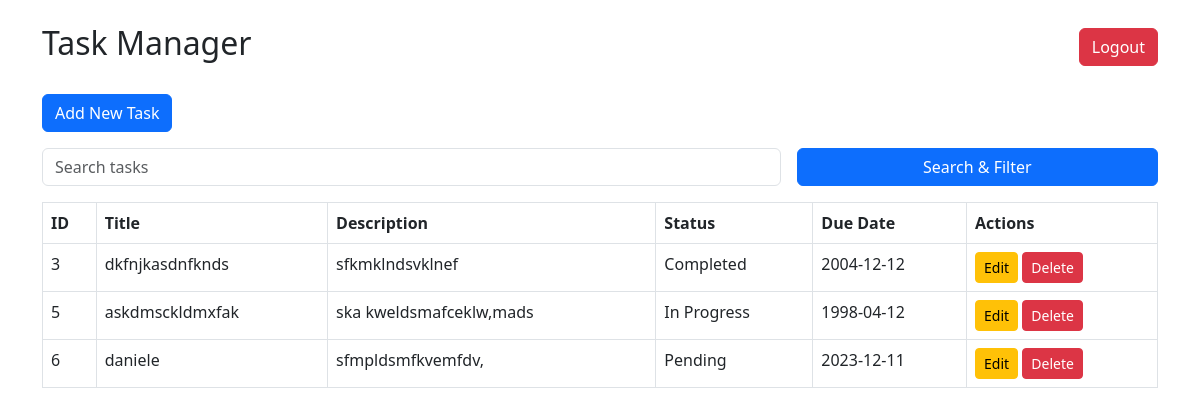
/index.php (signed in), run on the app's committed database.
### tables this page shows
CREATE TABLE `tasks` (
  `id` int(11) NOT NULL,
  `title` varchar(255) NOT NULL,
  `description` text DEFAULT NULL,
  `status` enum('Pending','In Progress','Completed') DEFAULT 'Pending',
  `due_date` date DEFAULT NULL,
  `priority` enum('Low','Medium','High') DEFAULT 'Medium',
  `user_id` int(11) NOT NULL
);

### index.php (the view, shortened to what this page needs)
<?php
include 'config.php';
$sql = "SELECT * FROM tasks WHERE user_id = " . $_SESSION['user_id'];
$result = $conn->query($sql);
?>
<!DOCTYPE html>
<html lang="en">
<head>
    <link rel="stylesheet" href="https://cdn.jsdelivr.net/npm/bootstrap@5.3.0/dist/css/bootstrap.min.css">
</head>
<body>
<div class="container mt-4">
<div class="d-flex justify-content-between align-items-center mb-3">
        <h2>Task Manager</h2>
        <a href="logout.php" class="btn btn-danger">Logout</a>
    </div>
</div>
<div class="container mt-4">
    <a href="add_task.php" class="btn btn-primary mb-3">Add New Task</a>
    <form method="get" class="row g-3 mb-3">
    <div class="col-md-8">
        <input type="text" name="search" class="form-control" placeholder="Search tasks">
    </div>
    <div class="col-md-4">
        <button type="submit" class="btn btn-primary w-100">Search & Filter</button>
    </div>
</form>
    <table class="table table-bordered">
        <thead>
            <tr>
                <th>ID</th>
                <th>Title</th>
                <th>Description</th>
                <th>Status</th>
                <th>Due Date</th>
                <th>Actions</th>
            </tr>
        </thead>
        <tbody>
            <?php while ($row = $result->fetch_assoc()): ?>
            <tr>
                <td><?= $row['id']; ?></td>
                <td><?= $row['title']; ?></td>
                <td><?= $row['description']; ?></td>
                <td><?= $row['status']; ?></td>
                <td><?= $row['due_date']; ?></td>
                <td>
                    <a href="edit_task.php?id=<?= $row['id']; ?>" class="btn btn-warning btn-sm">Edit</a>
                    <a href="delete_task.php?id=<?= $row['id']; ?>" class="btn btn-danger btn-sm" onclick="return confirm('Are you sure?');">Delete</a>
                </td>
            </tr>
            <?php endwhile; ?>
        </tbody>
    </table>
</div>
</body>
</html>

### data on the page
tasks: id "3", title "dkfnjkasdnfknds", description "sfkmklndsvklnef", status "Completed", due_date "2004-12-12"
tasks: id "5", title "askdmsckldmxfak", description "ska kweldsmafceklw,mads", status "In Progress", due_date "1998-04-12"
tasks: id "6", title "daniele", description "sfmpldsmfkvemfdv,", status "Pending", due_date "2023-12-11"
